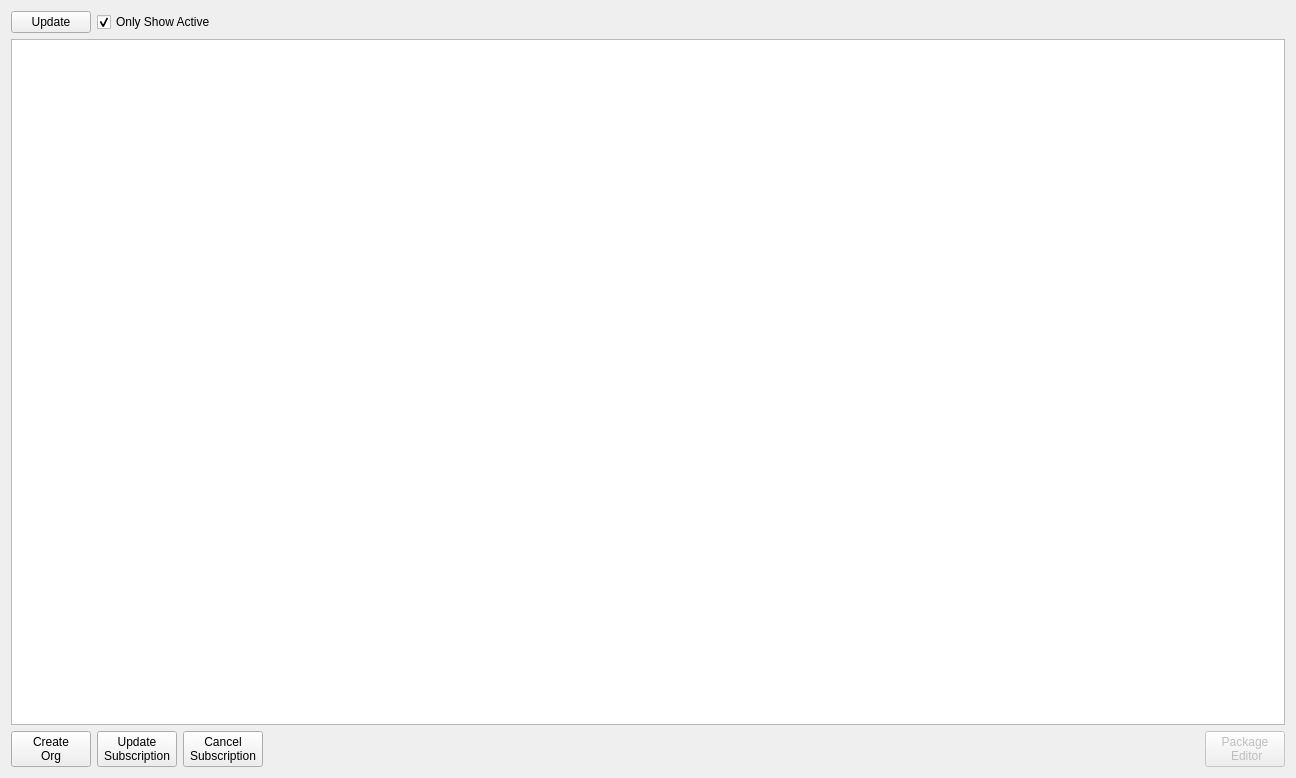
<?xml version="1.0" encoding="UTF-8"?>
<ui version="4.0">
 <class>Form</class>
 <widget class="QWidget" name="Form">
  <property name="geometry">
   <rect>
    <x>0</x>
    <y>0</y>
    <width>1296</width>
    <height>778</height>
   </rect>
  </property>
  <property name="windowTitle">
   <string>Form</string>
  </property>
  <layout class="QVBoxLayout" name="verticalLayout">
   <item>
    <layout class="QHBoxLayout" name="horizontalLayout_2">
     <item>
      <widget class="QPushButton" name="pushButtonGetOrgs">
       <property name="text">
        <string>Update</string>
       </property>
      </widget>
     </item>
     <item>
      <widget class="QCheckBox" name="checkBoxShowActive">
       <property name="text">
        <string>Only Show Active</string>
       </property>
       <property name="checked">
        <bool>true</bool>
       </property>
      </widget>
     </item>
     <item>
      <spacer name="horizontalSpacer_2">
       <property name="orientation">
        <enum>Qt::Horizontal</enum>
       </property>
       <property name="sizeHint" stdset="0">
        <size>
         <width>40</width>
         <height>20</height>
        </size>
       </property>
      </spacer>
     </item>
    </layout>
   </item>
   <item>
    <widget class="QTableWidget" name="tableWidgetOrgs">
     <property name="editTriggers">
      <set>QAbstractItemView::NoEditTriggers</set>
     </property>
     <property name="selectionMode">
      <enum>QAbstractItemView::SingleSelection</enum>
     </property>
     <property name="selectionBehavior">
      <enum>QAbstractItemView::SelectRows</enum>
     </property>
     <property name="sortingEnabled">
      <bool>true</bool>
     </property>
     <attribute name="horizontalHeaderCascadingSectionResizes">
      <bool>true</bool>
     </attribute>
    </widget>
   </item>
   <item>
    <layout class="QHBoxLayout" name="horizontalLayout">
     <property name="sizeConstraint">
      <enum>QLayout::SetMinAndMaxSize</enum>
     </property>
     <item>
      <widget class="QPushButton" name="pushButtonCreateOrg">
       <property name="enabled">
        <bool>true</bool>
       </property>
       <property name="sizePolicy">
        <sizepolicy hsizetype="Preferred" vsizetype="Preferred">
         <horstretch>0</horstretch>
         <verstretch>83</verstretch>
        </sizepolicy>
       </property>
       <property name="toolTip">
        <string>Create </string>
       </property>
       <property name="text">
        <string>Create
Org</string>
       </property>
      </widget>
     </item>
     <item>
      <widget class="QPushButton" name="pushButtonUpdateSubscription">
       <property name="sizePolicy">
        <sizepolicy hsizetype="Minimum" vsizetype="Preferred">
         <horstretch>0</horstretch>
         <verstretch>83</verstretch>
        </sizepolicy>
       </property>
       <property name="toolTip">
        <string>&lt;html&gt;&lt;head/&gt;&lt;body&gt;&lt;p&gt;Update subscription&lt;/p&gt;&lt;p&gt;details or product type.&lt;/p&gt;&lt;/body&gt;&lt;/html&gt;</string>
       </property>
       <property name="text">
        <string>Update
Subscription</string>
       </property>
      </widget>
     </item>
     <item>
      <widget class="QPushButton" name="pushButtonCancelSubscription">
       <property name="sizePolicy">
        <sizepolicy hsizetype="Preferred" vsizetype="Preferred">
         <horstretch>0</horstretch>
         <verstretch>83</verstretch>
        </sizepolicy>
       </property>
       <property name="toolTip">
        <string>&lt;html&gt;&lt;head/&gt;&lt;body&gt;&lt;p&gt;This will immediately&lt;/p&gt;&lt;p&gt;cancel the current licensing&lt;/p&gt;&lt;p&gt;for the org and turn it into &lt;/p&gt;&lt;p&gt;a Sumo Logic Free account.&lt;/p&gt;&lt;/body&gt;&lt;/html&gt;</string>
       </property>
       <property name="text">
        <string>Cancel
Subscription</string>
       </property>
      </widget>
     </item>
     <item>
      <spacer name="horizontalSpacer">
       <property name="orientation">
        <enum>Qt::Horizontal</enum>
       </property>
       <property name="sizeHint" stdset="0">
        <size>
         <width>40</width>
         <height>20</height>
        </size>
       </property>
      </spacer>
     </item>
     <item>
      <widget class="QPushButton" name="pushButtonPackageEditor">
       <property name="enabled">
        <bool>false</bool>
       </property>
       <property name="sizePolicy">
        <sizepolicy hsizetype="Preferred" vsizetype="Preferred">
         <horstretch>0</horstretch>
         <verstretch>0</verstretch>
        </sizepolicy>
       </property>
       <property name="text">
        <string>Package
 Editor</string>
       </property>
      </widget>
     </item>
    </layout>
   </item>
  </layout>
 </widget>
 <resources/>
 <connections/>
</ui>
